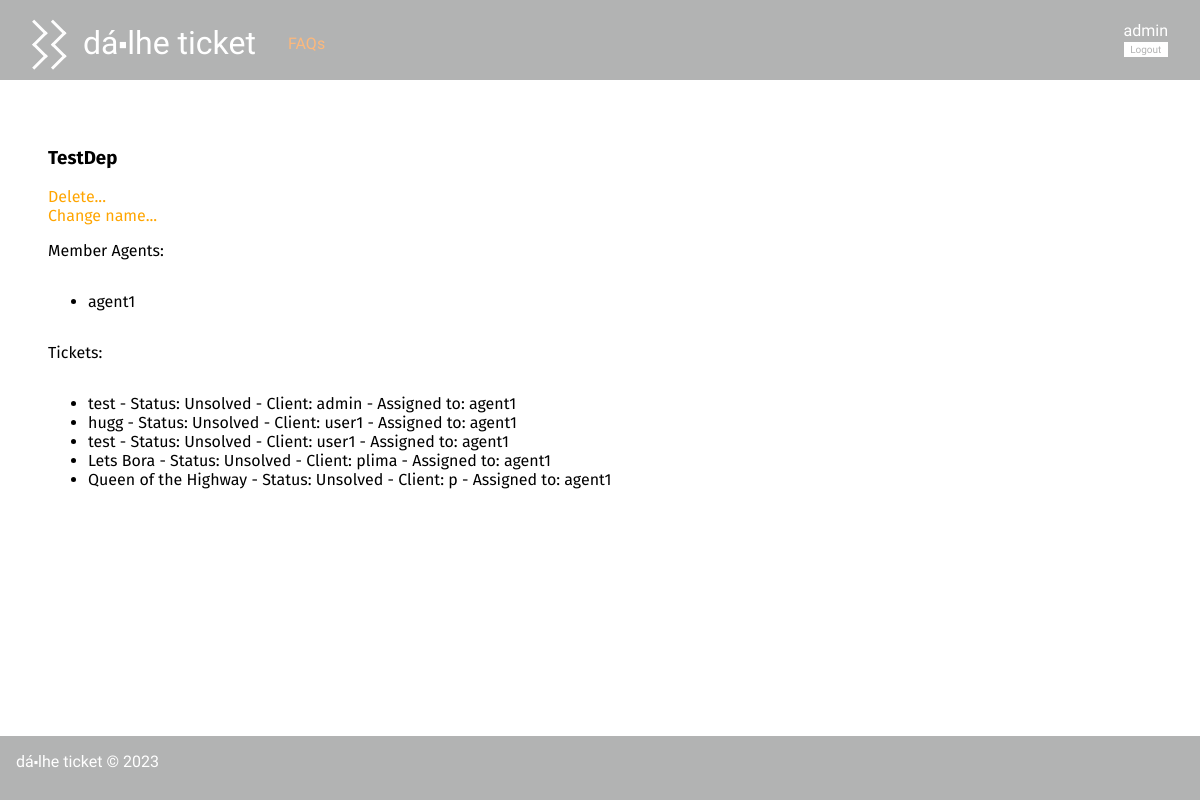
Before: /pages/departmentDetails.php?name=TestDep (signed in) with the older database file.
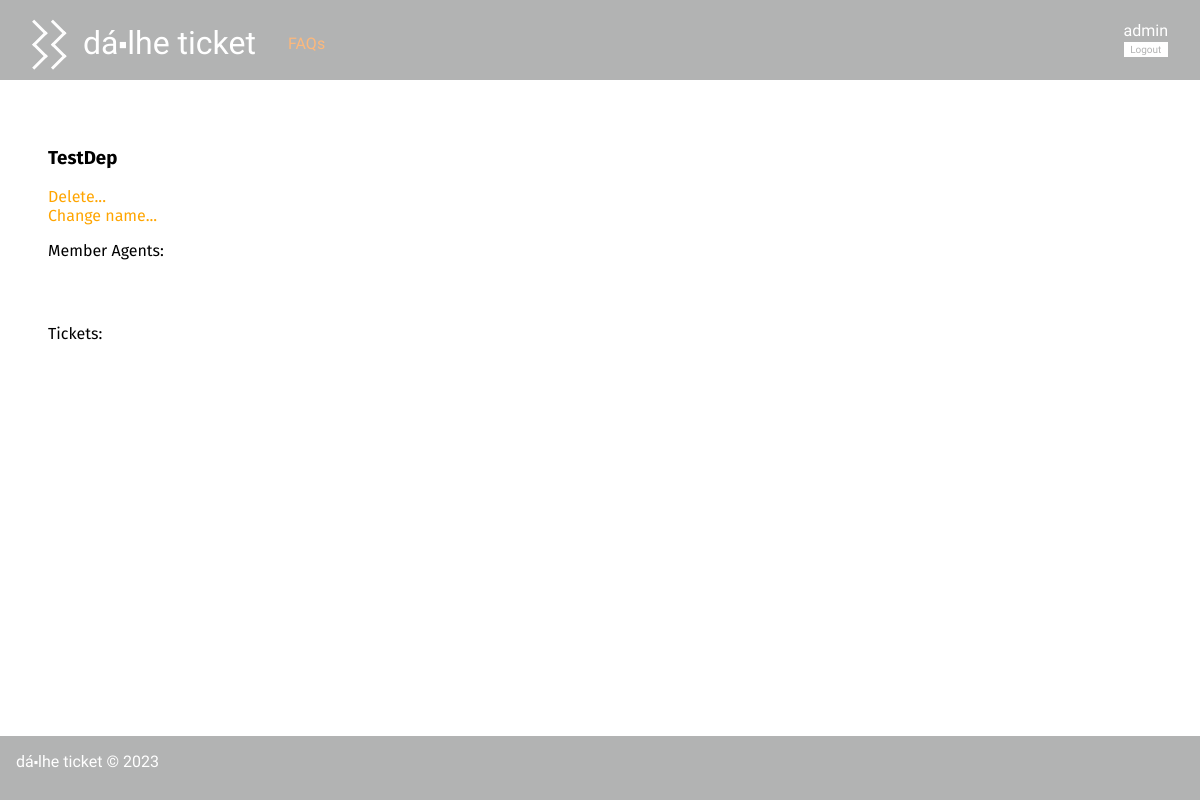
After: the same page with the newer database file.
### tables this page shows
CREATE TABLE Department(
   name varchar(20) primary key
);

CREATE TABLE User(
   name varchar(60) not null,
   username varchar(20) primary key,
   email varchar(60) not null,
   password varchar(40) not null,
   type varchar(5) not null, /*user, agent, admin*/
   department varchar(20)
);

CREATE TABLE Ticket(
   id integer primary key autoincrement,
   title varchar(60) not null,
   client varchar(20) not null,
   agent varchar(20),
   status varchar(10) not null,
   department varchar(20),
   foreign key (client) references User(username),
   foreign key (agent) references User(username),
   foreign key (department) references Department(name)
);

### pages/departmentDetails.php (called while the page is built, shortened)
<?php
    require_once(__DIR__ . '/../templates/common.tpl.php');
    require_once(__DIR__ . '/../templates/departmentDetails.tpl.php');
    require_once(__DIR__ . '/../utils/session.php');
    require_once(__DIR__ . '/../database/connection.db.php');
    require_once(__DIR__ . '/../database/department.class.php');
    require_once(__DIR__ . '/../database/user.class.php');
    $session = new Session();
    $db = getDatabaseConnection();
    $department = Department::getDepartmentByName($db, $_GET['name']);
    drawHeader();
    drawDepartment($department);
    drawFooter();
?>

### database/department.class.php (called while the page is built, shortened)
<?php
  require_once(__DIR__ . '/../database/ticket.class.php');
  class Department{
    public string $name;
    public function __construct(string $name){
      $this->name = $name;
    }
    public function getMemberAgents(PDO $db) : array {
      $stmt = $db->prepare('SELECT * FROM User WHERE department = ?');
      $stmt->execute(array($this->name));
      $agents = array();
      while ($agent = $stmt->fetch()) {
        $agents[] = new User(
          $agent['name'],
          $agent['username'],
          $agent['email'],
          $agent['type'],
          $agent['department'],
        );
      }
      return $agents;
    }
    static public function getDepartmentByName(PDO $db, string $name) : Department {
      $stmt = $db->prepare('SELECT * FROM Department WHERE name = ?');
      $stmt->execute(array($name));
      $query = $stmt->fetchAll()[0];
      return new Department($query['name']);
    }
  }
?>

### utils/session.php (called while the page is built, shortened)
<?php
  class Session {
    public function isLoggedIn() : bool {
      return isset($_SESSION['id']);
    }
    public function getName() : ?string {
      return isset($_SESSION['name']) ? $_SESSION['name'] : null;
    }
  }
?>

### database/user.class.php (called while the page is built, shortened)
<?php
class User{
  public function __construct(string $name, string $username, string $email, string $type, string $department){
    $this->username = $username;
  }
}
?>

### database/ticket.class.php (called while the page is built, shortened)
<?php
    class Ticket {
        public function __construct(int $id, string $title, string $client, ?string $agent, string $status, string $department) {
            $this->id = $id;
            $this->title = $title;
            $this->client = $client;
            $this->agent = $agent;
            $this->status = $status;
        }
        static public function getAllTicketsInDepartment(PDO $db, string $name) : array {
            $stmt = $db->prepare("
                SELECT id, title, client, agent, status, department
                FROM Ticket
                WHERE department = ?
            ");
            $stmt->execute(array($name));
            $tickets = array();
            while($ticket = $stmt->fetch()){
                $tickets[] = new Ticket(
                $ticket['id'],
                $ticket['title'],
                $ticket['client'],
                $ticket['agent'],
                $ticket['status'],
                $ticket['department']
                );
            }
            return $tickets;
        }
    }
?>

### templates/departmentDetails.tpl.php (the view, shortened to what this page needs)
<?php
require_once(__DIR__ . '/../database/department.class.php');
require_once(__DIR__ . '/../database/ticket.class.php');
require_once(__DIR__ . '/../database/connection.db.php');
function drawDepartment(Department $department) : void {
        global $session, $db;
?>
    <h3 class="name"><?= $department->name ?></h3>
    <div class="dep_options">
        <a href="../actions/action_delete_department.php?name=<?= $department->name ?>">Delete...</a>
        <br>
        <a href="../pages/change_department_name.php?name=<?= $department->name ?>">Change name...</a>
    </div>
    <p> Member Agents: </p>
    <ul class="search_list">
<?php
    foreach ($department->getMemberAgents($db) as $agent) {
?>
    <li>
        <a href="../pages/profile.php?username=<?= $agent->username ?>"><?= $agent->username ?></a>
    </li>
<?php
    }
?>
    </ul>
    <p> Tickets: </p>
    <ul class="ticket_list">
<?php
    foreach (Ticket::getAllTicketsInDepartment($db, $department->name) as $ticket) {
?>
    <li>
        <a href="../pages/ticket.php?id=<?= $ticket->id ?>"><?= $ticket->title ?>
        - Status: <?= $ticket->status ?>
        - Client: <?= $ticket->client ?>
        <?php if($ticket->agent != null) { ?>
        - Assigned to: <?= $ticket->agent ?></a>
        <?php } else {?>
        - No Agent Assigned</a>
        <?php } ?>
    </li>
<?php
    }
?>
    </ul>
<?php
    }
?>

### templates/common.tpl.php (shortened to what this page needs)
<?php
  $name = 'Dá⬝lhe Ticket';
  require_once(__DIR__ . '/../utils/session.php');
  $session = new Session();
?>
<?php function drawHeader(bool $is_index = false) {
  global $session; ?>
<!DOCTYPE html>
<html lang="en-US">
  <head>
    <?php if($is_index){ ?>
      <link rel="stylesheet" href="../css/index.css">
      <link rel="stylesheet" href="../css/animation.css">
      <script src="../js/animation.js" defer></script>
    <?php } else { ?>
      <link rel="stylesheet" href="../css/style.css">
      <link rel="stylesheet" href="../css/header.css">
    <?php } ?>
  </head>
  <body>
    <header>
      <h1 class="hidden"><a href="/"><?php global $name; echo $name; ?></a></h1>
      <section class="header_options hidden">
        <a href="../pages/faqs.php" class="faqs">FAQs</a>
      </section>
      <section class="header_login hidden">
        <?php
          if ($session->isLoggedIn()) {
            drawLogoutForm($session);
          } else {
            drawLoginForm($session);
          } ?>
      </section>
    </header>
    <main>
<?php } ?>
<?php function drawFooter() { ?>
    </main>
    <footer class="hidden">
      <?php global $name; echo $name; ?> &copy; 2023
    </footer>
  </body>
</html>
<?php } ?>
<?php function drawLogoutForm(Session $session) { ?>
  <form action="../actions/action_logout.php" method="post" class="logout hidden">
    <a href="../pages/profile.php?username=<?=$session->getName()?>"><?=$session->getName()?></a>
    <button type="submit">Logout</button>
  </form>
<?php } ?>

### css/style.css (style rules this page uses)
body { font-family: 'Allerta Stencil', sans-serif; margin: 0; padding: 0; display: grid; grid-template-columns: auto; grid-template-rows: 5em auto 4em; grid-template-areas: "header" "main" "footer"; min-height: 100vh; background-color: #b2b3b3; }
header:first-of-type { grid-area: header; }
footer:last-of-type { max-height: 5em; color: #ffffff; background-color: #b2b3b3; grid-area: footer; padding: 1em; }
main { font-family: 'Fira Sans', sans-serif; display: grid; justify-content: start; align-content: start; grid-area: main; background-color: #ffffff; padding: 3em; }
footer { text-transform: lowercase; }
form * { display: block; }
a { text-decoration: none; color: orange; }
button { background-color: #b2b3b3; color: #ffffff; border: none; border-radius: 0.5em; padding: 0.5em; font-size: 1em; font-weight: 100; cursor: pointer; margin: 1em 0; }
p { overflow-wrap: break-word; }
.search_list a { color: black; }
.ticket_list a { color: black; text-decoration: none; }

### css/header.css (style rules this page uses)
header:first-of-type { display: grid; place-items: center; justify-items: center; align-items: center; background-color: #b2b3b3; color: #ffffff; grid-template-columns: 18rem auto 5rem; grid-template-rows: auto; grid-template-areas: "logo options login"; }
header:first-of-type * { padding: 0; margin: 0; }
header:first-of-type a { text-decoration: none; color: #ffffff; padding: 0; margin: 0; }
header:first-of-type h1 { grid-area: logo; text-transform: lowercase; padding-bottom: 1rem; font-weight: 100; }
header:first-of-type h1 a { margin-left: 1rem; margin-bottom: 10rem; }
header:first-of-type h1:before { content: url("../img/riscas.png"); position:relative; z-index:100000; top:0.5em; }
header:first-of-type .header_options { grid-area: options; justify-self: start; align-self: center; padding-top: 0.4rem; color: #ef7f1a; }
header:first-of-type .header_options a { color: #fdb87b; }
header:first-of-type .header_login { grid-area: login; display: grid; justify-self: end; align-self: center; padding-right: 2em; }
header:first-of-type .logout { display: grid; grid-template-columns: auto; grid-template-rows: auto auto; grid-template-areas: "username" "logout"; justify-items: start; align-items: center; }
header:first-of-type .logout a { grid-area: username; }
header:first-of-type .logout button { grid-area: logout; justify-self: stretch; align-self: stretch; font-size: x-small; }
header:first-of-type button { background-color: #ffffff; color: #b2b3b3; padding: 0.2em; margin: 0.2em 0; border-radius: 0; font-family: 'Allerta Stencil', sans-serif; transition: color, 0.5s; }

Changed rows visible on the page:
removed user: username "agent1"
removed ticket: title "test", status "Unsolved", client "admin", agent "agent1"
removed ticket: title "hugg", status "Unsolved", client "user1", agent "agent1"
removed ticket: title "test", status "Unsolved", client "user1", agent "agent1"
removed ticket: title "Lets Bora", status "Unsolved", client "plima", agent "agent1"
removed ticket: title "Queen of the Highway", status "Unsolved", client "p", agent "agent1"
